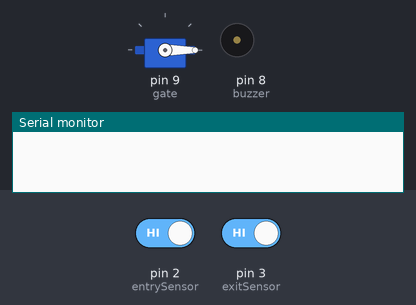
This sketch was run on a simulated Arduino Uno, built with avr-gcc and run on an emulated ATmega328P. Parts: servo, buzzer (waves = sounding, pin HIGH), the last lines printed to the serial monitor. The test bench sets the inputs (shaded band); at power-on: pin 2 (entrySensor) HIGH, pin 3 (exitSensor) HIGH.

Above: at 1.2 s.
1.3 s: pin 2 (entrySensor) driven LOW
At 1.4 s:
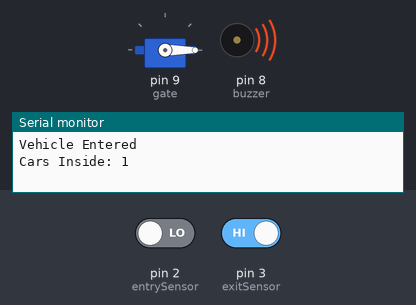
At 2.7 s:
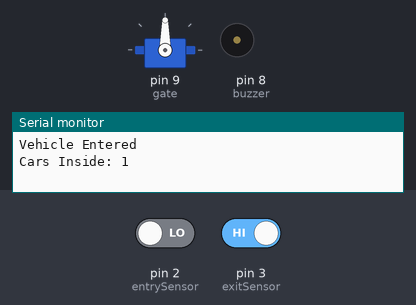
3.0 s: pin 3 (exitSensor) driven LOW
Timing chart, 0 to 11.4 s (numbered marks = the images above; inputs shaded):
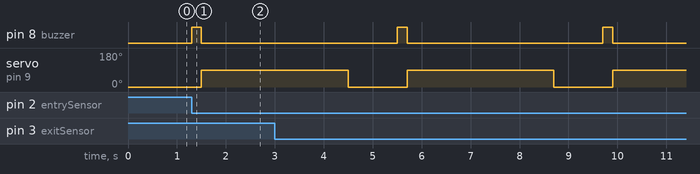

The sketch:

smart-parking-lot.ino.ino
```cpp
#include <Servo.h>

Servo gate;

int entrySensor = 2;
int exitSensor = 3;

int buzzer = 8;

int parkingCount = 0;

void setup() {

  pinMode(entrySensor, INPUT);
  pinMode(exitSensor, INPUT);

  pinMode(buzzer, OUTPUT);

  gate.attach(9);

  gate.write(0);

  Serial.begin(9600);
}

void loop() {

  // ENTRY
  if(digitalRead(entrySensor) == LOW) {

    Serial.println("Vehicle Entered");

    parkingCount++;

    Serial.print("Cars Inside: ");
    Serial.println(parkingCount);

    beep();

    openGate();
  }

  // EXIT
  if(digitalRead(exitSensor) == LOW) {

    if(parkingCount > 0) {
      parkingCount--;
    }

    Serial.println("Vehicle Exited");

    Serial.print("Cars Inside: ");
    Serial.println(parkingCount);

    beep();

    openGate();
  }

}

void openGate() {

  gate.write(90);

  delay(3000);

  gate.write(0);

  delay(1000);
}

void beep() {

  digitalWrite(buzzer, HIGH);

  delay(200);

  digitalWrite(buzzer, LOW);
}
```

Measured:
- after the input at 1.3 s, pin 8 (buzzer): LOW → HIGH at once, → LOW 0.20 s later; servo on pin 9 (gate): 0° → 90° after 0.20 s
